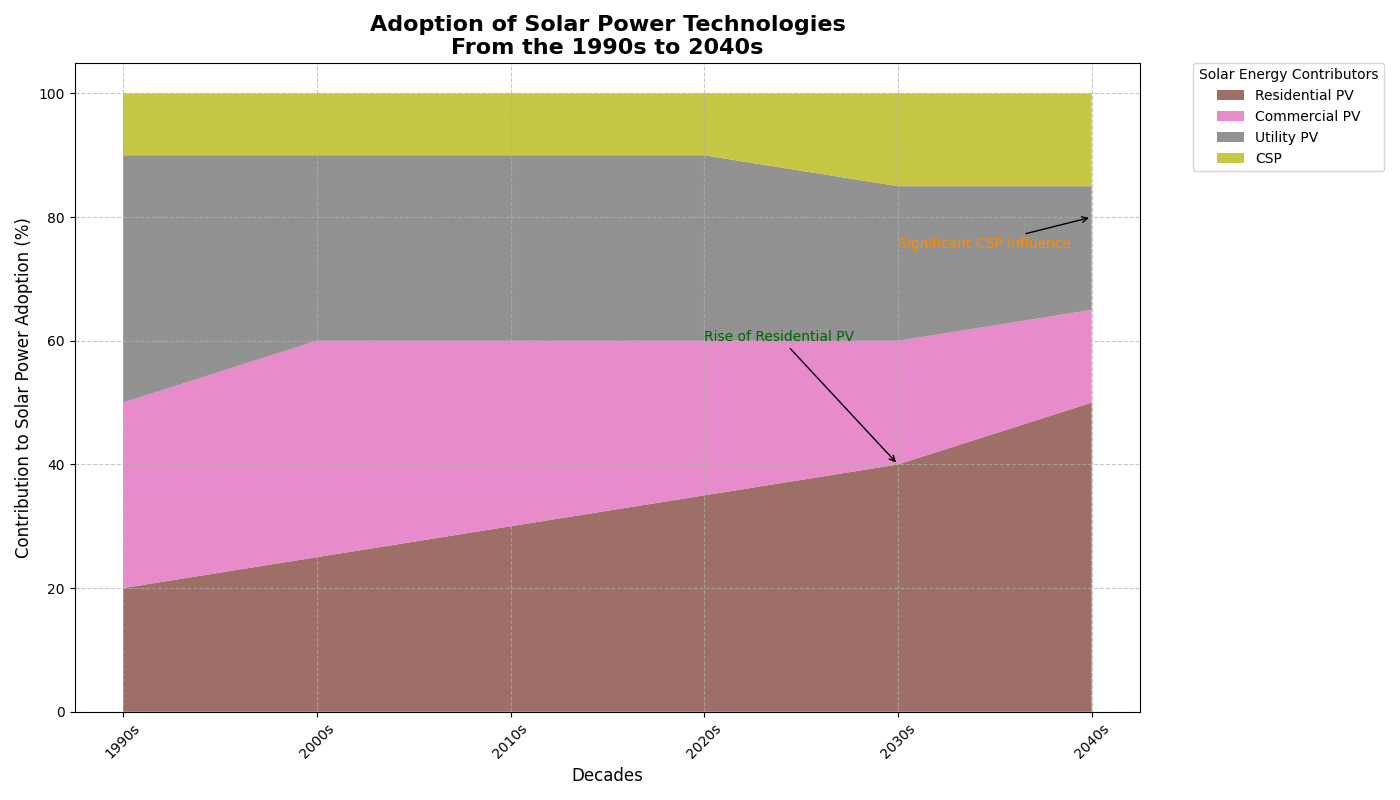

This chart was generated by the following Python code:
import matplotlib.pyplot as plt
import numpy as np

# Define decades
decades = ['1990s', '2000s', '2010s', '2020s', '2030s', '2040s']

# Types of solar energy contributors
contributors = ['Residential PV', 'Commercial PV', 'Utility PV', 'CSP']

# Percentage of solar energy contribution by each type over the decades
solar_adoption = np.array([
    [20, 30, 40, 10],
    [25, 35, 30, 10],
    [30, 30, 30, 10],
    [35, 25, 30, 10],
    [40, 20, 25, 15],
    [50, 15, 20, 15]
])

# Create a stacked area chart with new colors
plt.figure(figsize=(14, 8))
new_colors = ['#8c564b', '#e377c2', '#7f7f7f', '#bcbd22']
plt.stackplot(decades, solar_adoption.T, labels=contributors, colors=new_colors, alpha=0.85)

# Chart details
plt.title("Adoption of Solar Power Technologies\nFrom the 1990s to 2040s", fontsize=16, fontweight='bold')
plt.xlabel('Decades', fontsize=12)
plt.ylabel('Contribution to Solar Power Adoption (%)', fontsize=12)
plt.xticks(rotation=45)
plt.legend(loc='upper left', title='Solar Energy Contributors', bbox_to_anchor=(1.05, 1), borderaxespad=0)
plt.grid(True, linestyle='--', alpha=0.7)

# Annotate key developments
plt.annotate('Rise of Residential PV', xy=('2030s', 40), xytext=('2020s', 60),
             arrowprops=dict(facecolor='green', arrowstyle='->'), fontsize=10, color='darkgreen')
plt.annotate('Significant CSP Influence', xy=('2040s', 80), xytext=('2030s', 75),
             arrowprops=dict(facecolor='orange', arrowstyle='->'), fontsize=10, color='darkorange')

# Adjust layout to prevent overlap
plt.tight_layout()

# Display plot
plt.show()
